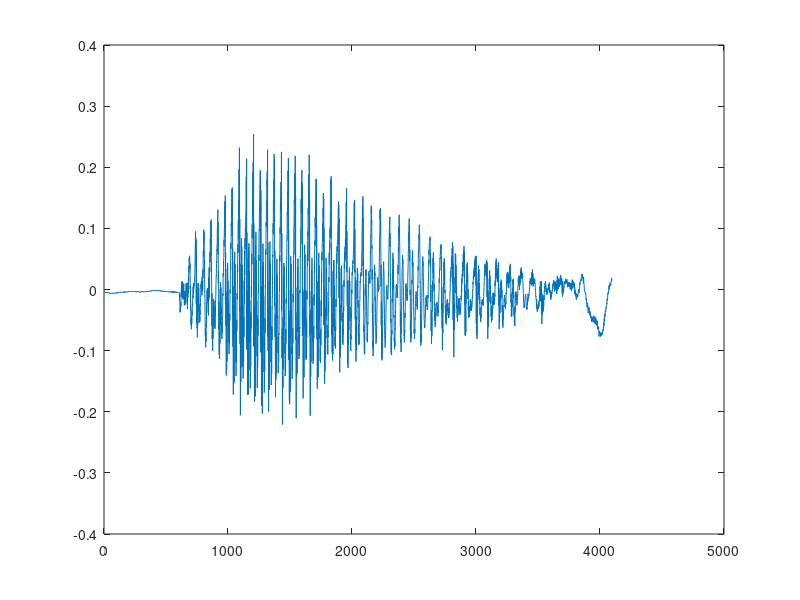

The MATLAB source for this figure: (Note: this script raises an error after producing the figure.)
function exam4_14

% Example 4.14: Speech analysis and pitch 

clear
clc
fprintf('Example 4.8.2: Speech Analysis and Pitch\n')

% Load sound data and plot it

load vowel_e
N = length(e);
k = 0 : N-1;
fs = 8000;
T = 1/fs;
figure
plot (k,e)
f_labels ('The vowel ''E''','\it{k}','\it{e(k)}')
f_wait ('Press any key to play sound')
soundsc (e)

% Estimate pitch of speaker

M = 512;
m = 1201:1200+M;
r = f_corr (e(m),e(m),1,0);
figure
plot (0:511,r)
f_labels ('Circular cross-correlation of segment of vowel ''E''','\it{k}','\it{c_{ee}(k)}')
f_wait

% Compute pitch from density spectrum 

S = real(fft(r));
[A,phi,R,f] = f_spec (e(m),M,fs);
figure
n = 1 : M/8;
plot (f(n),S(n),f(n),R(n))
f_labels ('Power density spectrum of segment of vowel ''E''','{\itf (Hz)}','{\itS_N(f)}')
[Smax,imax] = max(S(n));
pitch = f(imax);
hold on 
plot (pitch,Smax,'rs')
fprintf ('\npitch = %.0f Hz\n',pitch)
f_wait
x = cos(2*pi*pitch*k*T);
soundsc (x,fs)
f_wait
